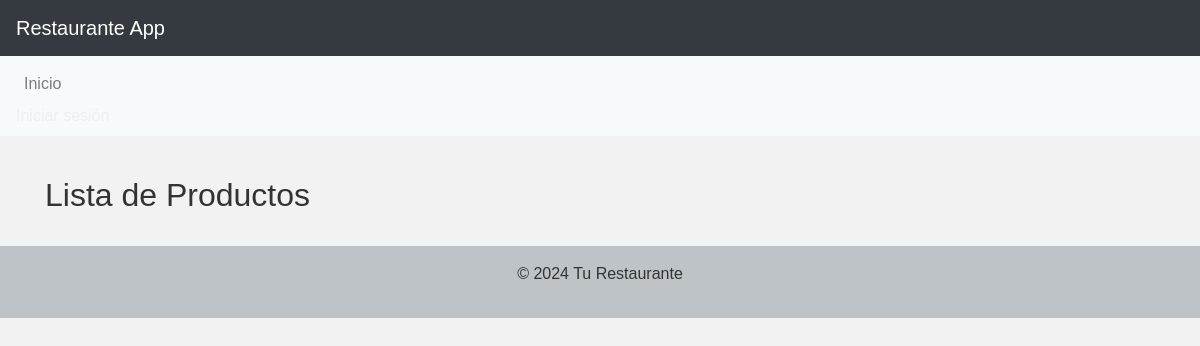
Before: /lista_productos/ with the older database file.
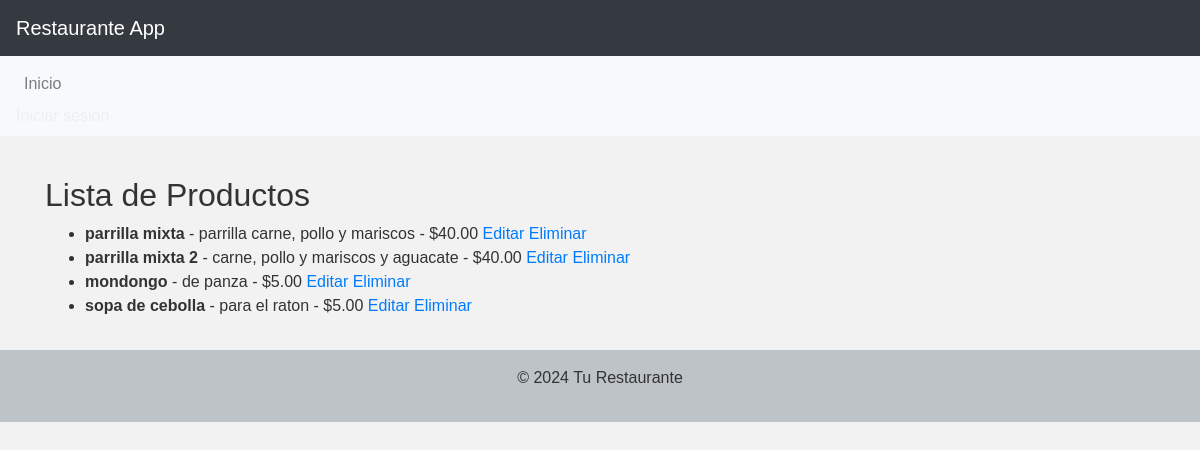
After: the same page with the newer database file.
### restaurante_app/models.py (models this page shows, shortened)
class Producto(models.Model):
    nombre = models.CharField(max_length=100)
    descripcion = models.TextField()
    precio = models.DecimalField(max_digits=10, decimal_places=2)

### restaurante_app/views.py (the view)
# urls.py: path('lista_productos/', views.lista_productos, name='lista_productos'),
def lista_productos(request):
    productos = Producto.objects.all()  # Obtener todos los productos
    return render(request, 'restaurante_app/lista_productos.html', {'productos': productos})

### restaurante_app/templates/restaurante_app/lista_productos.html
{% extends 'base.html' %}
{% block content %}
<div class="container mt-4">
    <h2>Lista de Productos</h2>
    <ul>
        {% for producto in productos %}
        <li>
            <strong>{{ producto.nombre }}</strong> - {{ producto.descripcion }} - ${{ producto.precio }}
            <a href="{% url 'editar_producto' producto.id %}">Editar</a>
            <a href="{% url 'eliminar_producto' producto.id %}">Eliminar</a>
        </li>
        {% endfor %}
    </ul>
</div>
{% endblock %}

### restaurante_app/templates/base.html (shortened to what this page needs)
{% load static %}
<!DOCTYPE html>
<html lang="es">
<head>
    <link rel="stylesheet" href="https://stackpath.bootstrapcdn.com/bootstrap/4.3.1/css/bootstrap.min.css">
    <link rel="stylesheet" href="{% static 'css/style.css' %}">
</head>
<body>
    <header class="navbar navbar-dark bg-dark">
        <a class="navbar-brand" href="{% url 'inicio' %}">Restaurante App</a>
    </header>
    <nav class="navbar navbar-expand-lg navbar-light bg-light">
        <ul class="navbar-nav mr-auto">
            <li class="nav-item">
                <a class="nav-link" href="{% url 'inicio' %}">Inicio</a>
                <a href="{% url 'login' %}">Iniciar sesión</a>
            </li>
        </ul>
    </nav>
    <main>
        {% block content %}{% endblock %}
    </main>
    <footer>
        <p>&copy; 2024 Tu Restaurante</p>
    </footer>
</body>
</html>

### restaurante_app/static/css/style.css (style rules this page uses)
body { font-family: 'Arial', sans-serif; background-color: #f2f2f2; color: #333; margin: 0; padding: 0; }
header { background-color: #2c3e50; color: #ecf0f1; padding: 1em; text-align: center; }
nav { background-color: #3498db; color: #ecf0f1; padding: 1em; }
nav ul { list-style-type: none; margin: 0; padding: 0; }
nav ul li { display: inline; margin-right: 10px; }
nav a { color: #ecf0f1; text-decoration: none; }
main { padding: 1em; }
footer { background-color: #bdc3c7; color: #333; padding: 1em; text-align: center; }

Changed rows visible on the page:
added Producto: nombre "parrilla mixta", descripcion "parrilla carne, pollo y mariscos", precio "40.00"
added Producto: nombre "parrilla mixta 2", descripcion "carne, pollo y mariscos y aguacate", precio "40.00"
added Producto: nombre "mondongo", descripcion "de panza", precio "5.00"
added Producto: nombre "sopa de cebolla", descripcion "para el raton", precio "5.00"
